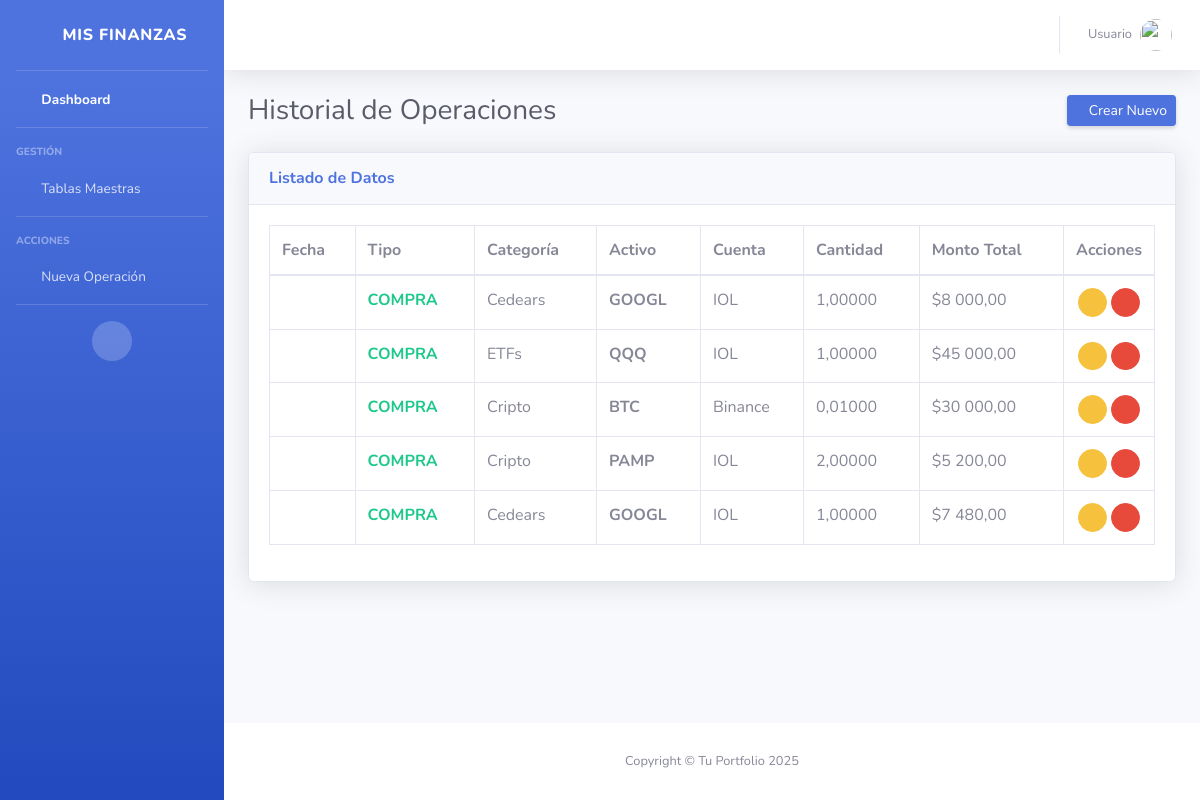
Before: /transacciones/ with the older database file.
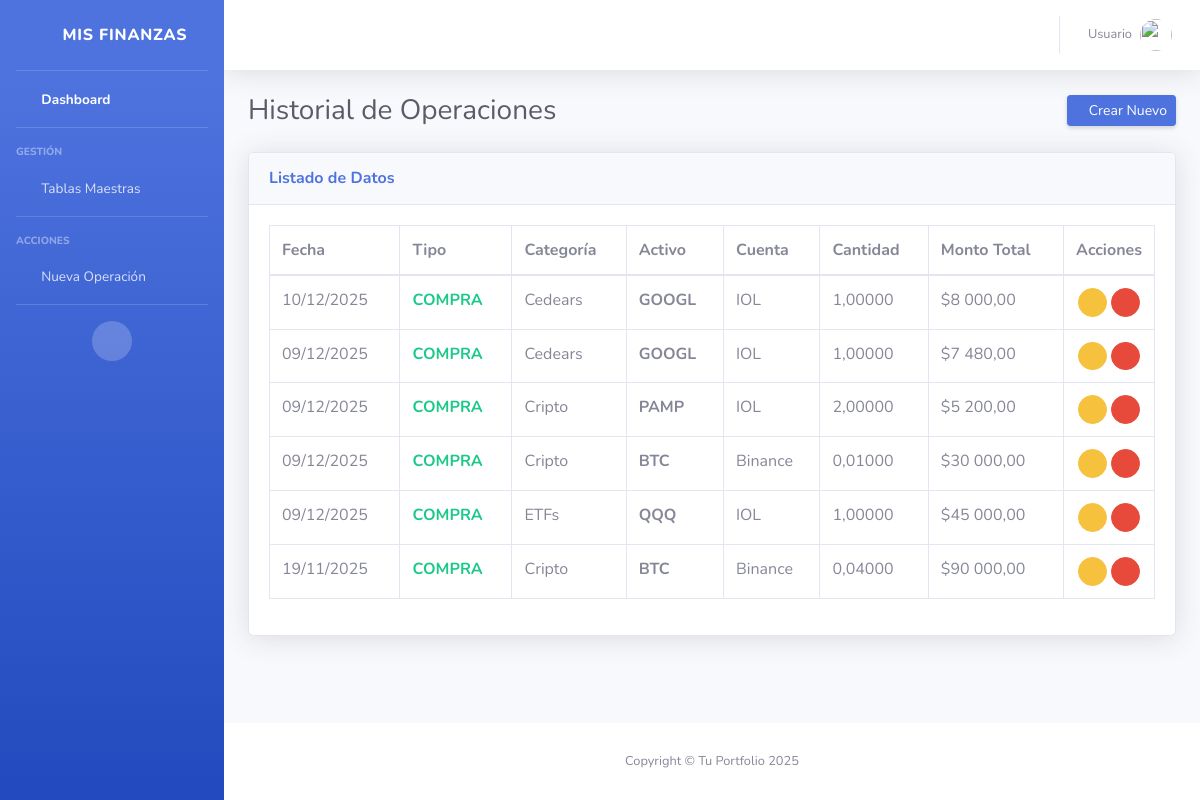
After: the same page with the newer database file.
### inversiones/models.py (models this page shows, shortened)
class Transaccion(models.Model):
    TIPO_CHOICES = [('COMPRA', 'Compra'), ('VENTA', 'Venta')]
    activo = models.ForeignKey(Activo, on_delete=models.CASCADE)
    cuenta = models.ForeignKey(Cuenta, on_delete=models.SET_NULL, null=True)
    tipo = models.CharField(max_length=6, choices=TIPO_CHOICES)
    cantidad = models.DecimalField(max_digits=10, decimal_places=5)
    precio = models.DecimalField(max_digits=10, decimal_places=2)
    fecha = models.DateField(default=timezone.now)

class Activo(models.Model):
    simbolo = models.CharField(max_length=10) # Ej: BTC
    nombre = models.CharField(max_length=100)
    categoria = models.ForeignKey(Categoria, on_delete=models.CASCADE)

class Categoria(models.Model):
    nombre = models.CharField(max_length=50) # Ej: Cripto, Acciones

class Cuenta(models.Model):
    nombre = models.CharField(max_length=50) # Ej: Binance, IOL

### inversiones/views.py (the view)
# urls.py: path('transacciones/', TransaccionListView.as_view(), name='transacciones_list'),
class TransaccionListView(ListView):
    model = Transaccion
    template_name = 'inversiones/transaccion_list.html'
    context_object_name = 'transacciones'
    ordering = ['-fecha']  # Ordenamos por fecha descendente
    def get_context_data(self, **kwargs):
        context = super().get_context_data(**kwargs)
        context['titulo'] = "Historial de Operaciones"
        context['create_url'] = reverse_lazy('nueva_operacion')
        return context

### inversiones/templates/inversiones/transaccion_list.html
{% extends 'inversiones/base_list.html' %}
{% load humanize %}
{% block columns %}
<tr>
    <th>Fecha</th>
    <th>Tipo</th>
    <th>Categoría</th>
    <th>Activo</th>
    <th>Cuenta</th>
    <th>Cantidad</th>
    <th>Monto Total</th>
    <th style="width: 10%;">Acciones</th>
</tr>
{% endblock %}
{% block rows %}
{% for operacion in transacciones %}
<tr>
    <td>{{ operacion.fecha|date:"d/m/Y" }}</td>
    <td class="{% if operacion.tipo == 'COMPRA' %}text-success{% else %}text-danger{% endif %} font-weight-bold">
        {{ operacion.tipo }}
    </td>
    <td>{{ operacion.activo.categoria.nombre }}</td>
    <td class="font-weight-bold">{{ operacion.activo.simbolo }}</td>
    <td>{{ operacion.cuenta.nombre|default:"-" }}</td>
    <td>{{ operacion.cantidad }}</td>
    <td>${{ operacion.precio|intcomma }}</td>
    <td class="text-center">
        <a href="{% url 'editar_operacion' operacion.pk %}" class="btn btn-warning btn-circle btn-sm" title="Editar">
            <i class="fas fa-pen"></i>
        </a>
        <a href="{% url 'eliminar_operacion' operacion.pk %}" class="btn btn-danger btn-circle btn-sm" title="Eliminar">
            <i class="fas fa-trash"></i>
        </a>
    </td>
</tr>
{% endfor %}
{% endblock %}

Changed rows visible on the page:
changed Transaccion (number 1 of 6 on the later page): fecha (not shown) → "10/12/2025"
changed Transaccion (number 2 of 6 on the later page): fecha (not shown) → "09/12/2025"; moves up the list
changed Transaccion "PAMP": fecha (not shown) → "09/12/2025"; moves up the list
changed Transaccion (number 4 of 6 on the later page): fecha (not shown) → "09/12/2025"; moves down the list
changed Transaccion "ETFs": fecha (not shown) → "09/12/2025"
added Transaccion: fecha "19/11/2025", tipo "COMPRA", activo.categoria.nombre "Cripto", activo.simbolo "BTC", cuenta.nombre "Binance", cantidad "0,04000", precio "90 000,00"
